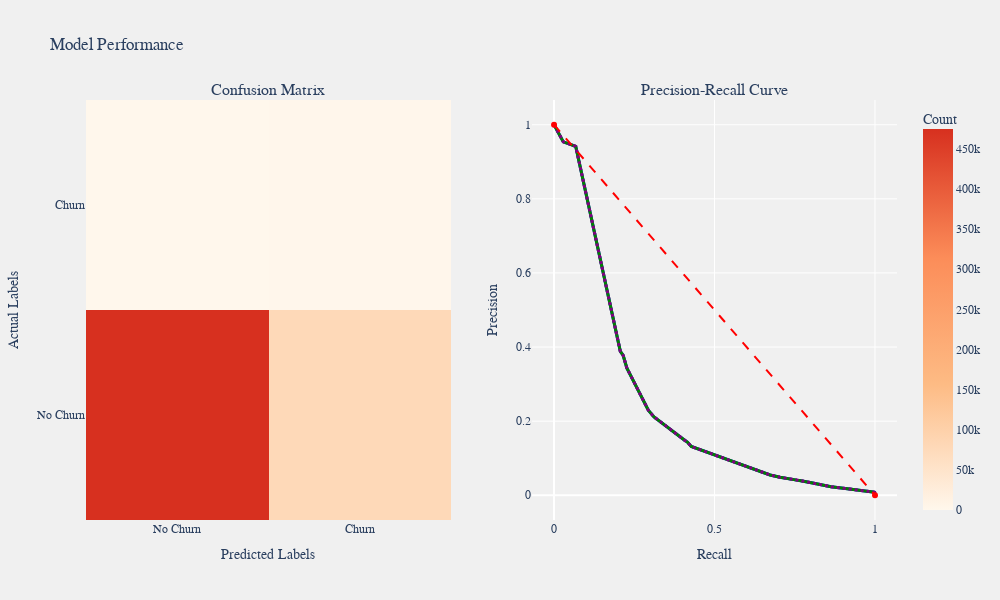

The notebook cell this image was saved under:
### Code cell
evaluate_model_interactive(
    DecisionTree, 
    X_train, 
    X_test, 
    y_train, 
    y_test, 
    threshold_plot=False
)
